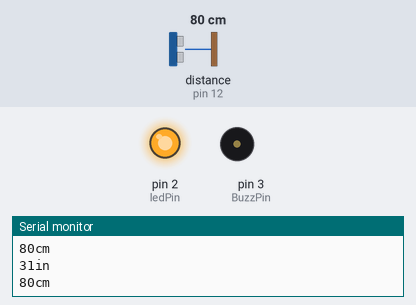
This sketch was run on a simulated Arduino Uno, built with avr-gcc and run on an emulated ATmega328P. On the bench: output pins drawn as LEDs (lit = HIGH), buzzer (waves = sounding, pin HIGH), the last lines printed to the serial monitor. Inputs (shaded band) come from the test bench; at power-on: distance to the obstacle (sensor on pin 12) 80 cm. The echo pulse lasts 58.3 µs per cm.

Above: at 2.2 s.
2.3 s: distance to the obstacle (sensor on pin 12) set to 21 cm
4.3 s: distance to the obstacle (sensor on pin 12) set to 18 cm
At 6.4 s:
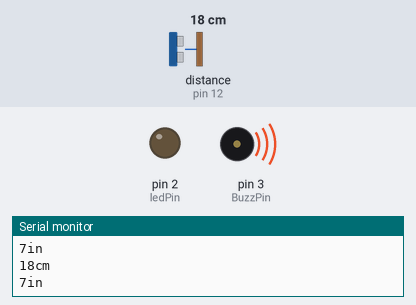
6.8 s: distance to the obstacle (sensor on pin 12) set to 35 cm
At 7.9 s:
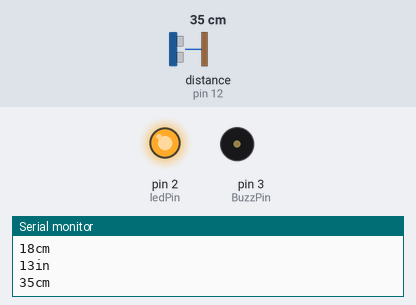
8.9 s: distance to the obstacle (sensor on pin 12) set to 2 cm
At 10.6 s:
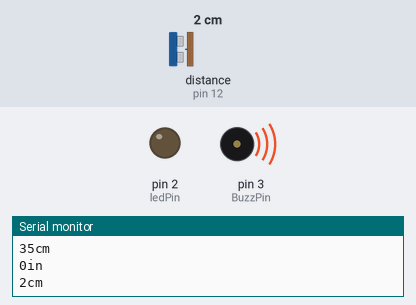
Timing chart, 0 to 12.1 s (numbered marks = the images above; inputs shaded):
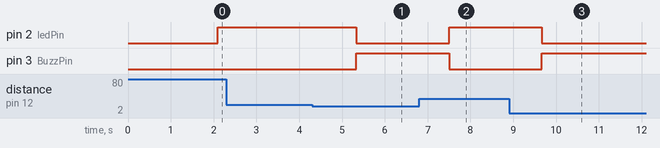

The sketch:

UltraSonic_LED_Motor.ino
```cpp
//www.elegoo.com
//2016.12.08
#include "SR04.h"
#define TRIG_PIN 12
#define ECHO_PIN 11 //Base Electronics-Elegoo Ultrasonic sensor settings and pre-req
const int ledPin = 2; //LED Red Saying off - Not Close Enough
const int BuzzPin = 3; // LED Green On - Withing Range
SR04 sr04 = SR04(ECHO_PIN,TRIG_PIN);
long a;
long b; //Setup for CM -> Inches (CM * 0.39370079)
void setup() {
   Serial.begin(9600);
   delay(1000);
   pinMode(ledPin, OUTPUT); //PIN OUTPUTS
   pinMode(BuzzPin, OUTPUT);
}

void loop() {
   a=sr04.Distance();
   Serial.print(a);
   Serial.println("cm");
   delay(1000); //Base Code any previous not noted
   b=sr04.Distance() * 0.39370079; // CM --> INCHES
   Serial.print(b);
   Serial.println("in");
   if (sr04.Distance() >= 20) {
    digitalWrite(ledPin, HIGH); //NOT WITHIN RANGE
    digitalWrite(BuzzPin, LOW);
   } else {
    digitalWrite(ledPin, LOW); //WITHIN RANGE
    digitalWrite(BuzzPin, HIGH);
   }
}
//end Code
```

Measured:
- the behaviour switches between 20 and 19 cm on distance to the obstacle (sensor on pin 12) (found by bisection; images 0 and 1)
- after the input at 4.3 s, pin 2 (ledPin): HIGH → LOW after 1.0 s; pin 3 (BuzzPin): LOW → HIGH after 1.0 s
- after the input at 6.8 s, pin 2 (ledPin): LOW → HIGH after 0.70 s; pin 3 (BuzzPin): HIGH → LOW after 0.70 s
- after the input at 8.9 s, pin 2 (ledPin): HIGH → LOW after 0.76 s; pin 3 (BuzzPin): LOW → HIGH after 0.76 s
